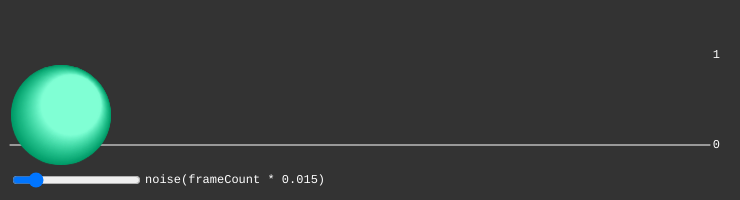
Frame 1 (no input)
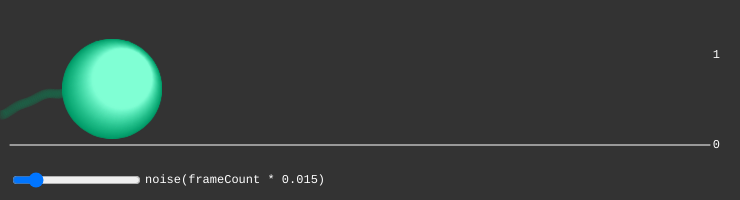
Frame 60 (no input)
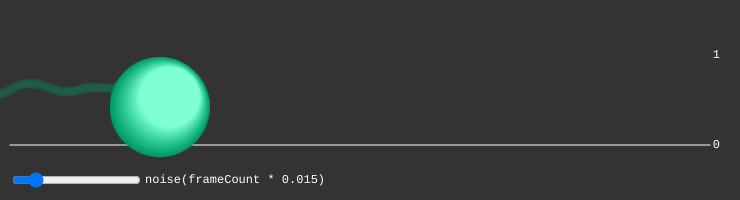
Frame 120 (the mouse pressed at the canvas centre since frame 60)

The p5.js sketch that drew these frames (run headless with seeded random() and noise() and a simulated clock; from frame 60 on, the mouse is pressed at the canvas centre):

// p5.js sketch
// ── sketch.js
/**
 * Animate the position of a ball depending on noise.
 *
 * Jared Donovan 2018.
 */
 
let xSample = 0;
let x = 60;
let traceGraphic;
let ballGraphic;
let sldInc;
let hu = 160;
let rMargin = 85;
let tMargin = 55;
let bMargin = 55;

 
function setup(){
  createCanvas(740, 200);
  colorMode(HSB);
  fill(hu, 100, 60, 0.9);
  noStroke();
  textFont('monospace');

  sldInc = createSlider(0.001, 0.1, 0.015, 0.001);
  sldInc.position(10, height - 30);

  ballGraphic = createGraphics(100, 100);
  ballGraphic.noStroke();
  ballGraphic.colorMode(HSB);
  ballGraphic.fill(hu, 100, 60, 0.5);
  for (let i = 0; i < 100; i++){
    let x = map(i, 0, 99, 50, 60);
    let y = map(i, 0, 99, 50, 40);
    let d = map(i, 0, 99, 100, 60);
    let br = map(i, 0, 99, 60, 100);
    let sa = map(i, 0, 99, 100, 50);
    ballGraphic.fill(hu, sa, br, 1);
    ballGraphic.circle(x, y, d)
  }

  traceGraphic = createGraphics(width, height);
  traceGraphic.colorMode(HSB);
  traceGraphic.noStroke();
  traceGraphic.fill(hu, 100, 60, 0.1);
}

function draw(){
  background(20);

  push();
  stroke(255, 50);
  line(10, height - bMargin, width - 30, height - bMargin);
  pop();

  let inc = sldInc.value();

  // Change the sample point, so we get a slightly different
  // value for x each time. 
  xSample += inc;

  // y will have a value between 0..1
  let y = noise(xSample);
  
  // Scale up the value of y from 0..1 to 100..500
  y = map(y, 0, 1, tMargin, height - bMargin);

  let distRemaining = (width - rMargin) - x;
  x = min(x + distRemaining / (width - rMargin), width - rMargin);

  // Draw a trace into the graphics object
  let pastTrace = traceGraphic.get(0, 0, traceGraphic.width, traceGraphic.height);
  traceGraphic.clear();
  traceGraphic.image(pastTrace, -1, 0, traceGraphic.width, traceGraphic.height);
  traceGraphic.circle(x, y, 10);

  image(traceGraphic, 0, 0);

  // Use the value of y to draw a circle
  //circle(x, y, 100);
  image(ballGraphic, x - 50, y - 50);
  
  fill(255);
  noStroke();
  text(`noise(frameCount * ${roundTo(inc, 3)})`, 145, height - 17);

  push();
  textAlign(RIGHT, CENTER);
  text(1, width - 20, tMargin);
  text(0, width - 20, height - bMargin);
  pop();  
}

function roundTo(num, places){
  let power = pow(10, places);
  return floor(power * num) / power;
}
